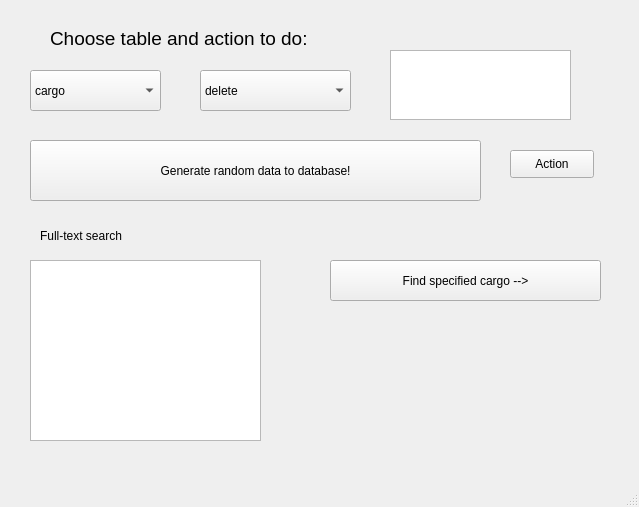
<?xml version="1.0" encoding="UTF-8"?>
<ui version="4.0">
 <class>Database</class>
 <widget class="QMainWindow" name="Database">
  <property name="geometry">
   <rect>
    <x>0</x>
    <y>0</y>
    <width>639</width>
    <height>507</height>
   </rect>
  </property>
  <property name="windowTitle">
   <string>MainWindow</string>
  </property>
  <widget class="QWidget" name="centralwidget">
   <widget class="QPushButton" name="pushButton">
    <property name="geometry">
     <rect>
      <x>510</x>
      <y>150</y>
      <width>84</width>
      <height>28</height>
     </rect>
    </property>
    <property name="text">
     <string>Action</string>
    </property>
   </widget>
   <widget class="QComboBox" name="table">
    <property name="geometry">
     <rect>
      <x>30</x>
      <y>70</y>
      <width>131</width>
      <height>41</height>
     </rect>
    </property>
    <item>
     <property name="text">
      <string>cargo</string>
     </property>
    </item>
    <item>
     <property name="text">
      <string>department</string>
     </property>
    </item>
    <item>
     <property name="text">
      <string>worker</string>
     </property>
    </item>
    <item>
     <property name="text">
      <string>client</string>
     </property>
    </item>
    <item>
     <property name="text">
      <string>packing</string>
     </property>
    </item>
   </widget>
   <widget class="QComboBox" name="action">
    <property name="geometry">
     <rect>
      <x>200</x>
      <y>70</y>
      <width>151</width>
      <height>41</height>
     </rect>
    </property>
    <item>
     <property name="text">
      <string>delete</string>
     </property>
    </item>
    <item>
     <property name="text">
      <string>update</string>
     </property>
    </item>
    <item>
     <property name="text">
      <string>insert</string>
     </property>
    </item>
   </widget>
   <widget class="QLabel" name="actLabel">
    <property name="geometry">
     <rect>
      <x>50</x>
      <y>30</y>
      <width>291</width>
      <height>16</height>
     </rect>
    </property>
    <property name="font">
     <font>
      <family>Ubuntu</family>
      <pointsize>14</pointsize>
      <weight>50</weight>
      <italic>false</italic>
      <bold>false</bold>
     </font>
    </property>
    <property name="text">
     <string>Choose table and action to do:</string>
    </property>
   </widget>
   <widget class="QTextEdit" name="textEdit">
    <property name="geometry">
     <rect>
      <x>390</x>
      <y>50</y>
      <width>181</width>
      <height>70</height>
     </rect>
    </property>
   </widget>
   <widget class="QPushButton" name="genData">
    <property name="geometry">
     <rect>
      <x>30</x>
      <y>140</y>
      <width>451</width>
      <height>61</height>
     </rect>
    </property>
    <property name="text">
     <string>Generate random data to database!</string>
    </property>
   </widget>
   <widget class="QTextEdit" name="textSearch">
    <property name="geometry">
     <rect>
      <x>30</x>
      <y>260</y>
      <width>231</width>
      <height>181</height>
     </rect>
    </property>
   </widget>
   <widget class="QLabel" name="labelSearch">
    <property name="geometry">
     <rect>
      <x>40</x>
      <y>220</y>
      <width>151</width>
      <height>31</height>
     </rect>
    </property>
    <property name="text">
     <string>Full-text search</string>
    </property>
   </widget>
   <widget class="QPushButton" name="pushButton_2">
    <property name="geometry">
     <rect>
      <x>330</x>
      <y>260</y>
      <width>271</width>
      <height>41</height>
     </rect>
    </property>
    <property name="text">
     <string>Find specified cargo --&gt;</string>
    </property>
   </widget>
  </widget>
  <widget class="QMenuBar" name="menubar">
   <property name="geometry">
    <rect>
     <x>0</x>
     <y>0</y>
     <width>639</width>
     <height>25</height>
    </rect>
   </property>
  </widget>
  <widget class="QStatusBar" name="statusbar"/>
 </widget>
 <resources/>
 <connections/>
</ui>
